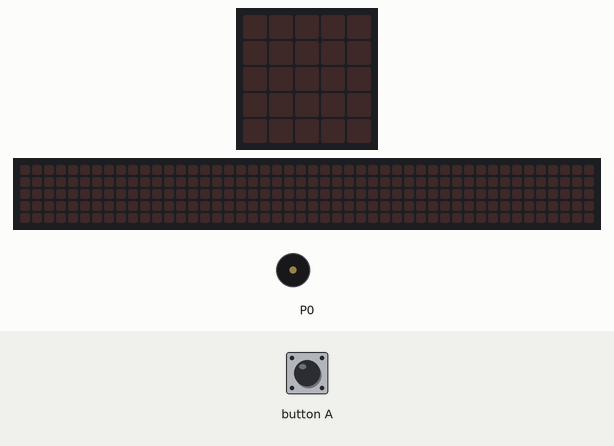
Recording of a program running on a simulated BBC micro:bit (MakeCode). Shown: the board's 5×5 LED display, a strip that is not on the board, showing the scrolling text unrolled, buzzer (waves = sounding). The inputs (shaded band) are chosen by the test bench. Random numbers come from a fixed seed; the 48×5 strip is a reading aid, not a part: it shows the text the display is scrolling, unrolled, one strip-width of it at a time.

Above: at 1.2 s.
1.3 s: button A pressed for 0.15 s
At 2.0 s:
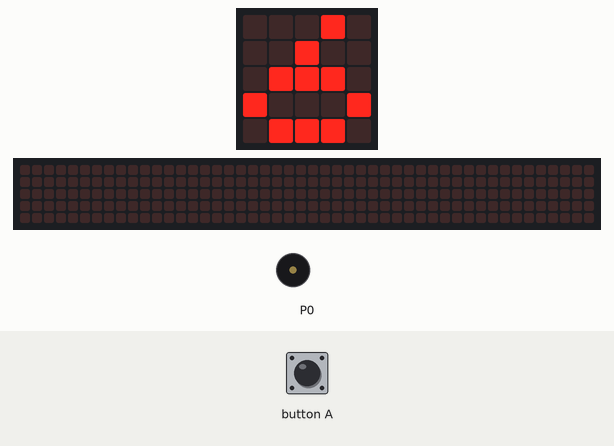
At 21.65 s:
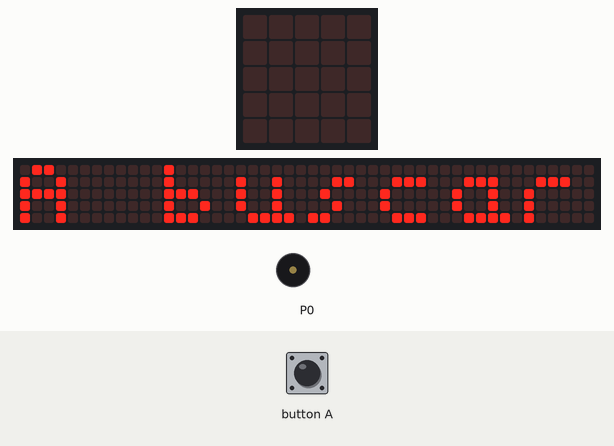
Timing chart, 0 to 21.8 s (numbered marks = the images above; inputs shaded):
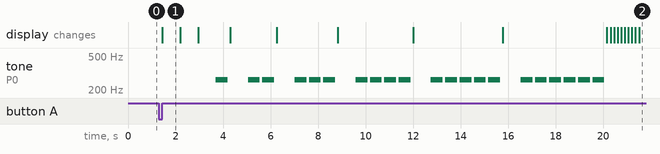

The program:

main.ts
```typescript
let contar = 0
input.onButtonPressed(Button.A, function () {
    contar = randint(5, 10)
    basic.showNumber(contar)
    for (let index = 0; index <= contar; index++) {
        basic.showNumber(index)
        for (let index2 = 0; index2 < index; index2++) {
            music.playTone(262, music.beat(BeatFraction.Whole))
            basic.pause(100)
        }
        basic.clearScreen()
    }
    basic.showString("A buscar!!!")
    music.playMelody("C5 B A A B G A F ", 120)
    basic.clearScreen()
})
```

test.ts
```typescript
// aquí va el archivo "tests"; esto no se compilará cuando este paquete se utilice como una extensión.
```

Measured:
- after the input at 1.3 s, tone on P0: plays 262 Hz for 0.50 s, 262 Hz for 0.50 s, 262 Hz for 0.50 s, 262 Hz for 0.50 s, 262 Hz for 0.50 s, 262 Hz for 0.50 s … (21 notes in this stretch), starting after 2.4 s; the display: changes after 0.15 s (image 1)
- what the display in image 1 shows lasts 0.7 s, from 1.5 s to 2.2 s
